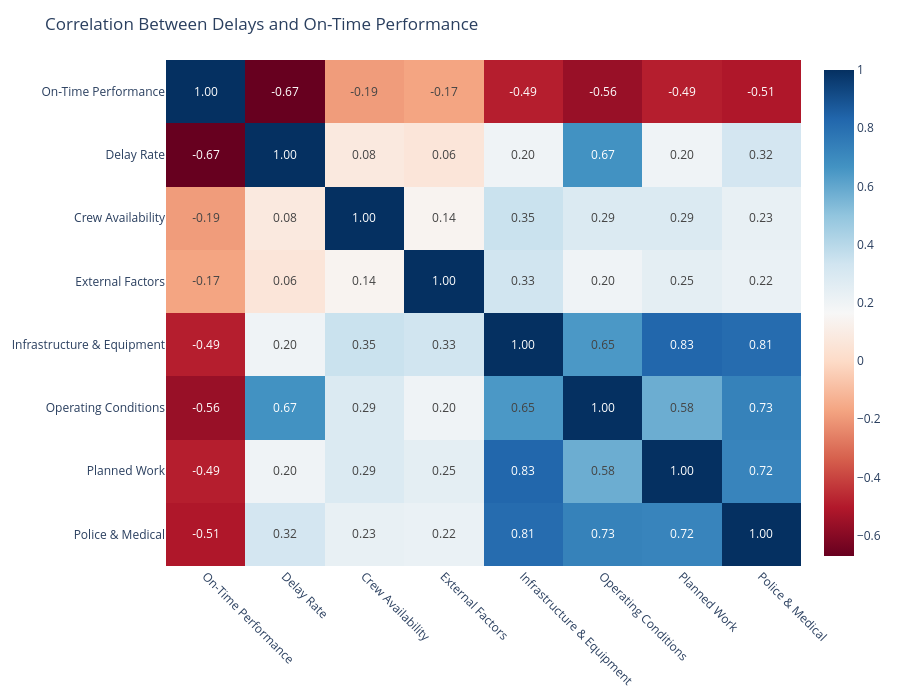

Notebook source saved alongside this figure:
### Markdown cell above
**Insight:**

Roughly 70% of subway delays are driven by three categories:Police & Medical, Operating Conditions, and Infrastructure, highlighting that while some delays are external, a significant portion comes from operational inefficiencies and system limitations.

### Code cell
label_map = {
    "terminal_on_time_performance": "On-Time Performance",
    "op_delay_rate": "Delay Rate",
    "Crew Availability": "Crew Availability",
    "External Factors": "External Factors",
    "Infrastructure & Equipment": "Infrastructure & Equipment",
    "Operating Conditions": "Operating Conditions",
    "Planned ROW Work": "Planned Work",
    "Police & Medical": "Police & Medical"
}

cols = [
    "terminal_on_time_performance",
    "op_delay_rate",
    "Crew Availability",
    "External Factors",
    "Infrastructure & Equipment",
    "Operating Conditions",
    "Planned ROW Work",
    "Police & Medical"
]

corr = merged_otp_delays[cols].corr().round(2)
corr_pretty = corr.rename(index=label_map, columns=label_map)

fig = px.imshow(
    corr_pretty,
    text_auto=True,
    color_continuous_scale="RdBu",
    aspect="auto"
)

fig.update_traces(texttemplate="%{z:.2f}")

fig.update_layout(
    title="Correlation Between Delays and On-Time Performance",
    width=900,
    height=700
)

fig.update_xaxes(tickangle=45)

fig.show()

### Figure 1 — Plotly figure (JSON) as saved in the notebook; plotly's stock layout.template omitted (floating-point values rounded to 4 significant figures)
{"data": [{"coloraxis": "coloraxis", "hovertemplate": "x: %{x}<br>y: %{y}<br>color: %{z}<extra></extra>", "name": "0", "texttemplate": "%{z:.2f}", "type": "heatmap", "x": ["On-Time Performance", "Delay Rate", "Crew Availability", "External Factors", "Infrastructure & Equipment", "Operating Conditions", "Planned Work", "Police & Medical"], "xaxis": "x", "y": ["On-Time Performance", "Delay Rate", "Crew Availability", "External Factors", "Infrastructure & Equipment", "Operating Conditions", "Planned Work", "Police & Medical"], "yaxis": "y", "z": [[1.0, -0.67, -0.19, -0.17, -0.49, -0.56, -0.49, -0.51], [-0.67, 1.0, 0.08, 0.06, 0.2, 0.67, 0.2, 0.32], [-0.19, 0.08, 1.0, 0.14, 0.35, 0.29, 0.29, 0.23], [-0.17, 0.06, 0.14, 1.0, 0.33, 0.2, 0.25, 0.22], [-0.49, 0.2, 0.35, 0.33, 1.0, 0.65, 0.83, 0.81], [-0.56, 0.67, 0.29, 0.2, 0.65, 1.0, 0.58, 0.73], [-0.49, 0.2, 0.29, 0.25, 0.83, 0.58, 1.0, 0.72], [-0.51, 0.32, 0.23, 0.22, 0.81, 0.73, 0.72, 1.0]]}], "layout": {"coloraxis": {"autocolorscale": false, "colorscale": [[0, "rgb(103,0,31)"], [0.1, "rgb(178,24,43)"], [0.2, "rgb(214,96,77)"], [0.3, "rgb(244,165,130)"], [0.4, "rgb(253,219,199)"], [0.5, "rgb(247,247,247)"], [0.6, "rgb(209,229,240)"], [0.7, "rgb(146,197,222)"], [0.8, "rgb(67,147,195)"], [0.9, "rgb(33,102,172)"], [1, "rgb(5,48,97)"]]}, "height": 700, "margin": {"t": 60}, "title": {"text": "Correlation Between Delays and On-Time Performance"}, "width": 900, "xaxis": {"anchor": "y", "domain": [0, 1], "tickangle": 45}, "yaxis": {"anchor": "x", "autorange": "reversed", "domain": [0, 1]}}}
